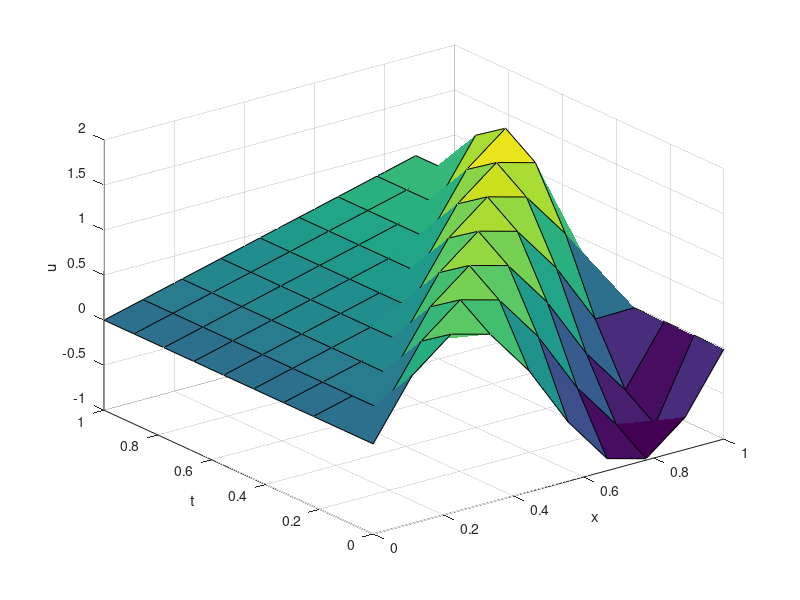

MATLAB code to generate this figure:
clear all
clc

N = 10;
M = 10;
dx = 1 / (N - 1);
dt = 1 / (M - 1);
c = 1;

% Initialize the spatial grid
x = linspace(0, 1, N);

% Initialize the temporal grid
t = linspace(0, 1, M);

% Initialize the solution matrix
u = zeros(N, M);
u(:, 1) = sin(2 * pi * x);

% Time-stepping loop
for j = 2:M
    for i = 2:N-1
        u(i, j) = u(i, j-1) - c * dt / dx * (u(i, j-1) - u(i-1, j-1)) + dt * 1;
    end
end

% Plot the solution in a 3D surface plot
[X, T] = meshgrid(x, t);
surf(X, T, u');
xlabel('x');
ylabel('t');
zlabel('u');
